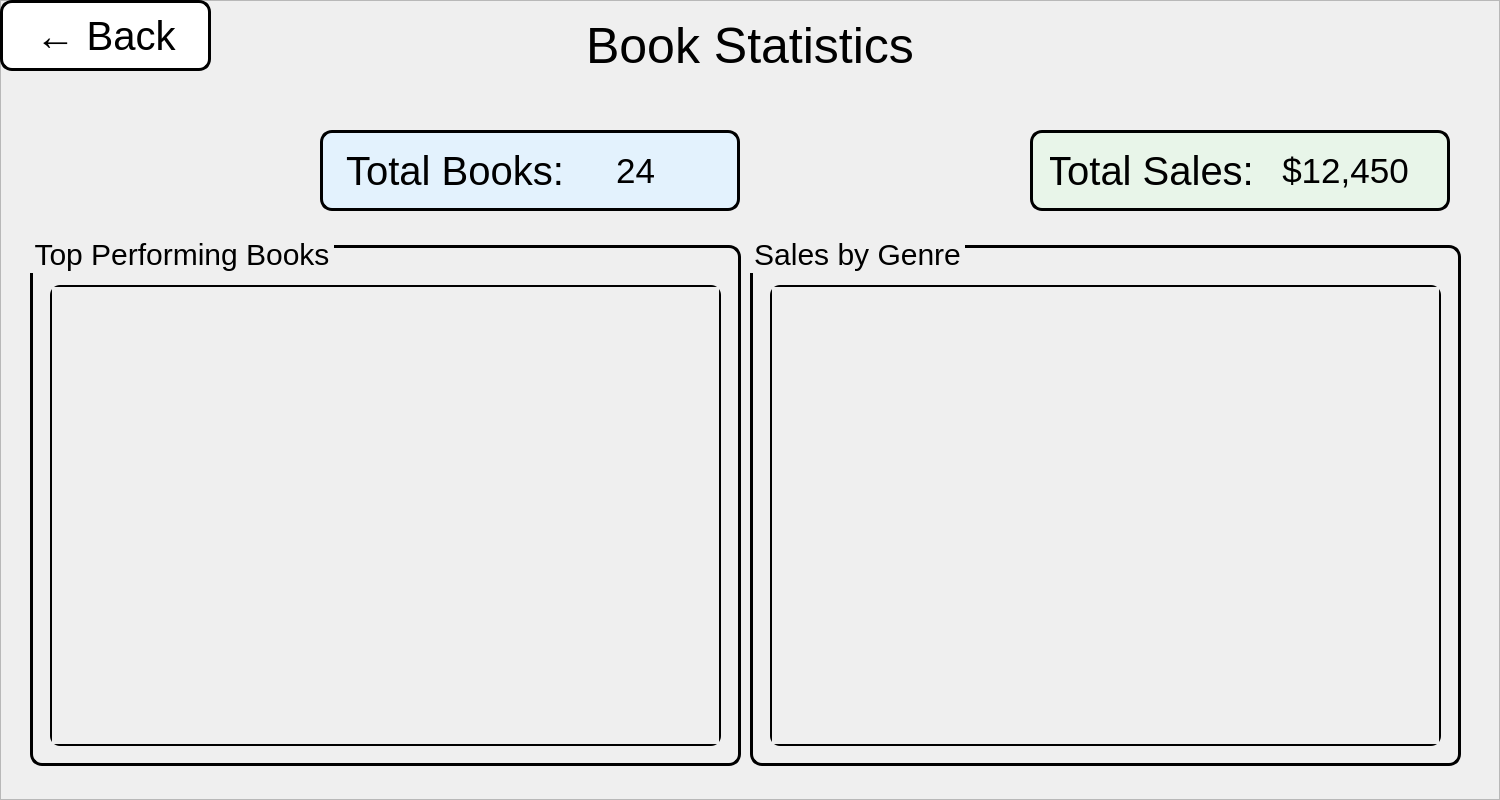
<?xml version="1.0" encoding="UTF-8"?>
<ui version="4.0">
 <class>BookStatisticsWindow</class>
 <widget class="QMainWindow" name="BookStatisticsWindow">
  <property name="geometry">
   <rect>
    <x>0</x>
    <y>0</y>
    <width>1500</width>
    <height>800</height>
   </rect>
  </property>
  <property name="windowTitle">
   <string>Book Statistics - Publisher Panel</string>
  </property>
  <property name="styleSheet">
   <string notr="true">background-image: url(:/resources/white.png);</string>
  </property>
  <widget class="QWidget" name="centralwidget">
   <widget class="QFrame" name="mainFrame">
    <property name="geometry">
     <rect>
      <x>0</x>
      <y>0</y>
      <width>1500</width>
      <height>800</height>
     </rect>
    </property>
    <property name="styleSheet">
     <string notr="true"/>
    </property>
    <property name="frameShape">
     <enum>QFrame::Shape::StyledPanel</enum>
    </property>
    <widget class="QPushButton" name="backButton">
     <property name="geometry">
      <rect>
       <x>0</x>
       <y>0</y>
       <width>211</width>
       <height>71</height>
      </rect>
     </property>
     <property name="styleSheet">
      <string notr="true">QPushButton#backButton { font: 700 9pt &quot;Script MT Bold&quot;; font-size: 40px; color: rgb(0,0,0); background-color: rgb(255,255,255); border: 3px solid black; border-radius: 12px; }</string>
     </property>
     <property name="text">
      <string>← Back</string>
     </property>
    </widget>
    <widget class="QLabel" name="titleLabel">
     <property name="geometry">
      <rect>
       <x>400</x>
       <y>15</y>
       <width>700</width>
       <height>60</height>
      </rect>
     </property>
     <property name="styleSheet">
      <string notr="true">QLabel#titleLabel {
	font: 700 9pt &quot;Script MT Bold&quot;;
	font-size: 50px;
	color: rgb(0,0,0);
	background: transparent;
}</string>
     </property>
     <property name="text">
      <string>Book Statistics</string>
     </property>
     <property name="alignment">
      <set>Qt::AlignmentFlag::AlignCenter</set>
     </property>
    </widget>
    <widget class="QFrame" name="totalBooksCard">
     <property name="geometry">
      <rect>
       <x>320</x>
       <y>130</y>
       <width>420</width>
       <height>81</height>
      </rect>
     </property>
     <property name="styleSheet">
      <string notr="true">QFrame#totalBooksCard { background-color: #E3F2FD; border: 3px solid black; border-radius: 12px; }</string>
     </property>
     <property name="frameShape">
      <enum>QFrame::Shape::StyledPanel</enum>
     </property>
     <widget class="QLabel" name="totalBooksValueLabel">
      <property name="geometry">
       <rect>
        <x>220</x>
        <y>0</y>
        <width>191</width>
        <height>81</height>
       </rect>
      </property>
      <property name="styleSheet">
       <string notr="true">font: 700 9pt &quot;Script MT Bold&quot;;
font-size: 35px;
color: black;
background: transparent;</string>
      </property>
      <property name="text">
       <string>24</string>
      </property>
      <property name="alignment">
       <set>Qt::AlignmentFlag::AlignCenter</set>
      </property>
     </widget>
     <widget class="QLabel" name="totalBooksValueLabel_2">
      <property name="geometry">
       <rect>
        <x>10</x>
        <y>0</y>
        <width>250</width>
        <height>81</height>
       </rect>
      </property>
      <property name="styleSheet">
       <string notr="true">font: 700 9pt &quot;Script MT Bold&quot;;
font-size: 40px;
color: black;
background: transparent;</string>
      </property>
      <property name="text">
       <string>Total Books:</string>
      </property>
      <property name="alignment">
       <set>Qt::AlignmentFlag::AlignCenter</set>
      </property>
     </widget>
    </widget>
    <widget class="QFrame" name="totalSalesCard">
     <property name="geometry">
      <rect>
       <x>1030</x>
       <y>130</y>
       <width>420</width>
       <height>81</height>
      </rect>
     </property>
     <property name="styleSheet">
      <string notr="true">QFrame#totalSalesCard { background-color: #E8F5E9; border: 3px solid black; border-radius: 12px; }</string>
     </property>
     <property name="frameShape">
      <enum>QFrame::Shape::StyledPanel</enum>
     </property>
     <widget class="QLabel" name="totalSalesValueLabel">
      <property name="geometry">
       <rect>
        <x>230</x>
        <y>0</y>
        <width>171</width>
        <height>81</height>
       </rect>
      </property>
      <property name="styleSheet">
       <string notr="true">font: 700 9pt &quot;Script MT Bold&quot;;
font-size: 35px;
color: black;
background: transparent;</string>
      </property>
      <property name="text">
       <string>$12,450</string>
      </property>
      <property name="alignment">
       <set>Qt::AlignmentFlag::AlignCenter</set>
      </property>
     </widget>
     <widget class="QLabel" name="totalSalesValueLabel_2">
      <property name="geometry">
       <rect>
        <x>20</x>
        <y>0</y>
        <width>201</width>
        <height>81</height>
       </rect>
      </property>
      <property name="styleSheet">
       <string notr="true">font: 700 9pt &quot;Script MT Bold&quot;;
font-size: 40px;
color: black;
background: transparent;</string>
      </property>
      <property name="text">
       <string>Total Sales:</string>
      </property>
      <property name="alignment">
       <set>Qt::AlignmentFlag::AlignCenter</set>
      </property>
     </widget>
    </widget>
    <widget class="QGroupBox" name="topBooksGroup">
     <property name="geometry">
      <rect>
       <x>30</x>
       <y>235</y>
       <width>711</width>
       <height>531</height>
      </rect>
     </property>
     <property name="styleSheet">
      <string notr="true">QGroupBox {
	font: 700 9pt &quot;Script MT Bold&quot;;
	font-size: 30px;
	color: rgb(0,0,0);
	border: 3px solid black;
	border-radius: 12px;
	margin-top: 10px;
	padding-top: 25px;
}</string>
     </property>
     <property name="title">
      <string>Top Performing Books</string>
     </property>
     <widget class="QScrollArea" name="topBooksScrollArea">
      <property name="geometry">
       <rect>
        <x>20</x>
        <y>50</y>
        <width>671</width>
        <height>461</height>
       </rect>
      </property>
      <property name="styleSheet">
       <string notr="true">QScrollArea#topBooksScrollArea { border: 2px solid black; border-radius: 10px; background-color: white; }</string>
      </property>
      <property name="widgetResizable">
       <bool>true</bool>
      </property>
      <widget class="QWidget" name="topBooksContents">
       <property name="geometry">
        <rect>
         <x>0</x>
         <y>0</y>
         <width>667</width>
         <height>457</height>
        </rect>
       </property>
       <layout class="QVBoxLayout" name="topBooksLayout"/>
      </widget>
     </widget>
    </widget>
    <widget class="QGroupBox" name="salesByGenreGroup">
     <property name="geometry">
      <rect>
       <x>750</x>
       <y>235</y>
       <width>711</width>
       <height>531</height>
      </rect>
     </property>
     <property name="styleSheet">
      <string notr="true">QGroupBox {
	font: 700 9pt &quot;Script MT Bold&quot;;
	font-size: 30px;
	color: rgb(0,0,0);
	border: 3px solid black;
	border-radius: 12px;
	margin-top: 10px;
	padding-top: 25px;
}</string>
     </property>
     <property name="title">
      <string>Sales by Genre</string>
     </property>
     <widget class="QScrollArea" name="genreStatsScrollArea">
      <property name="geometry">
       <rect>
        <x>20</x>
        <y>50</y>
        <width>671</width>
        <height>461</height>
       </rect>
      </property>
      <property name="styleSheet">
       <string notr="true">QScrollArea#genreStatsScrollArea { border: 2px solid black; border-radius: 10px; background-color: white; }</string>
      </property>
      <property name="widgetResizable">
       <bool>true</bool>
      </property>
      <widget class="QWidget" name="genreStatsContents">
       <property name="geometry">
        <rect>
         <x>0</x>
         <y>0</y>
         <width>667</width>
         <height>457</height>
        </rect>
       </property>
       <layout class="QVBoxLayout" name="genreStatsLayout"/>
      </widget>
     </widget>
    </widget>
   </widget>
  </widget>
 </widget>
 <resources/>
 <connections/>
</ui>
